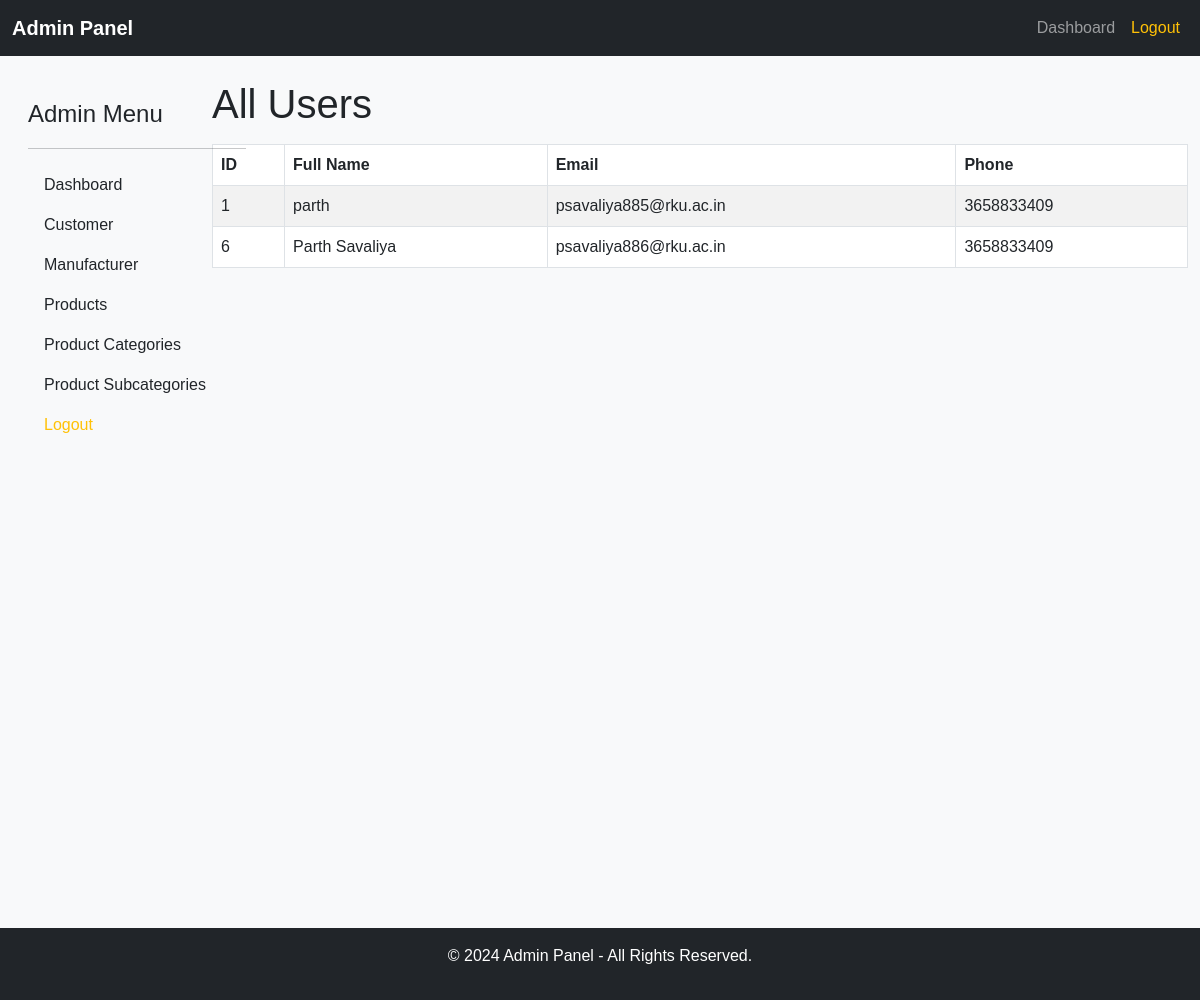
The page /admin_area/customer.php on the database as committed earlier.
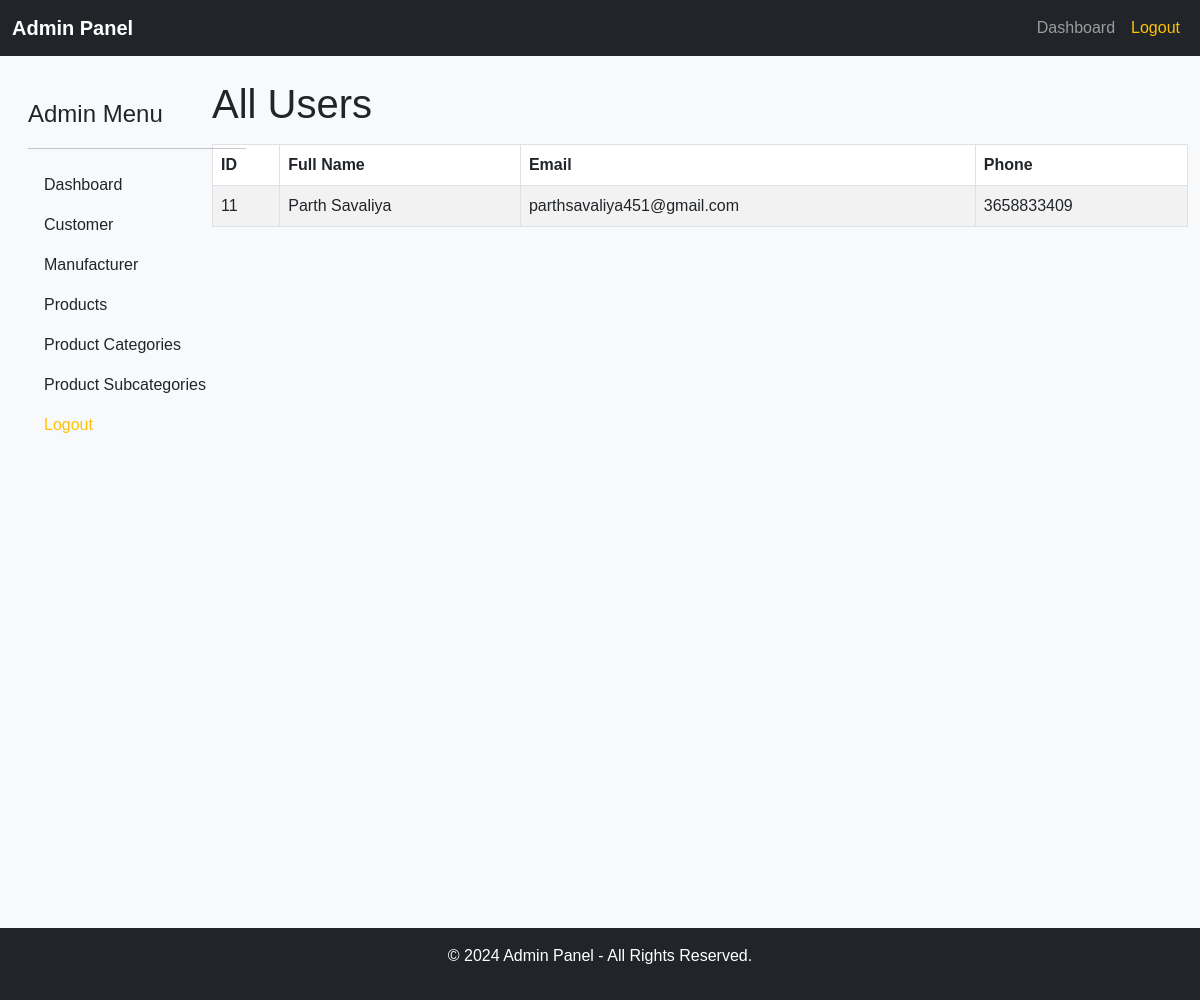
The same page on the database as committed later.
### tables this page shows
CREATE TABLE `users` (
  `id` int(11) UNSIGNED NOT NULL,
  `full_name` varchar(255) NOT NULL,
  `email` varchar(255) NOT NULL,
  `password` varchar(255) NOT NULL,
  `phone` varchar(15) NOT NULL,
  `created_at` timestamp NOT NULL DEFAULT current_timestamp()
);

### admin_area/customer.php (the view, shortened to what this page needs)
<?php
include("includes/header.php");
include('../includes/db.php');
$sql = "SELECT id, full_name, email, phone FROM users";
$result = $conn->query($sql);
?>
<div class="row">
    <div class="col-md-2">
        <?php include("includes/sidebar.php"); ?>
    </div>
    <div class="col-md-10">
        <h1>All Users</h1>
        <table class="table table-striped table-bordered mt-3">
            <thead>
                <tr>
                    <th>ID</th>
                    <th>Full Name</th>
                    <th>Email</th>
                    <th>Phone</th>
                </tr>
            </thead>
            <tbody>
                <?php
                if ($result->num_rows > 0) {
                    while ($row = $result->fetch_assoc()) {
                        echo "<tr>";
                        echo "<td>" . $row['id'] . "</td>";
                        echo "<td>" . $row['full_name'] . "</td>";
                        echo "<td>" . $row['email'] . "</td>";
                        echo "<td>" . $row['phone'] . "</td>";
                        echo "</tr>";
                    }
                } else {
                    echo "<tr><td colspan='4'>No users found</td></tr>";
                }
                ?>
            </tbody>
        </table>
    </div>
</div>
<?php
include("includes/footer.php");
?>

### admin_area/includes/header.php (shortened to what this page needs)
<!DOCTYPE html>
<html lang="en">
<head>
    <link href="https://cdn.jsdelivr.net/npm/bootstrap@5.3.0-alpha1/dist/css/bootstrap.min.css" rel="stylesheet">
    <link rel="stylesheet" href="css/admin_style.css">
</head>
<body>
    <nav class="navbar navbar-expand-lg navbar-dark bg-dark">
        <div class="container-fluid">
            <a class="navbar-brand" href="dashboard.php">Admin Panel</a>
            <div class="collapse navbar-collapse" id="navbarNav">
                <ul class="navbar-nav ms-auto">
                    <li class="nav-item">
                        <a class="nav-link" href="dashboard.php">Dashboard</a>
                    </li>
                    <li class="nav-item">
                        <a class="nav-link text-warning" href="logout.php">Logout</a>
                    </li>
                </ul>
            </div>
        </div>
    </nav>
    <div class="container-fluid mt-4">

### admin_area/includes/sidebar.php (shortened to what this page needs)
<div class="d-flex flex-column flex-shrink-0 p-3 bg-light" style="width: 250px; height: 100vh;">
    <a href="dashboard.php" class="d-flex align-items-center mb-3 mb-md-0 me-md-auto link-dark text-decoration-none">
        <span class="fs-4">Admin Menu</span>
    </a>
    <hr>
    <ul class="nav nav-pills flex-column mb-auto">
        <li class="nav-item">
            <a href="dashboard.php" class="nav-link link-dark">
                Dashboard
            </a>
        </li>
        <li>
            <a href="customer.php" class="nav-link link-dark">
                Customer
            </a>
        </li>
        <li>
            <a href="#" class="nav-link link-dark" onclick="toggleSubmenu('manufactureMenu')">
                Manufacturer
            </a>
        </li>
        <li>
            <a href="#" class="nav-link link-dark" onclick="toggleSubmenu('productMenu')">
                Products
            </a>
        </li>
        <li>
            <a href="#" class="nav-link link-dark" onclick="toggleSubmenu('categoryMenu')">
                Product Categories
            </a>
        </li>
        <li>
            <a href="#" class="nav-link link-dark" onclick="toggleSubmenu('subcategoryMenu')">
                Product Subcategories
            </a>
        </li>
        <li>
            <a href="logout.php" class="nav-link link-warning">
                Logout
            </a>
        </li>
    </ul>
</div>

### admin_area/includes/footer.php (shortened to what this page needs)
</div>
<footer class="bg-dark text-white text-center py-3 mt-5">
    <p>&copy; <?php echo date('Y'); ?> Admin Panel - All Rights Reserved.</p>
</footer>
</body>
</html>

### admin_area/css/admin_style.css (style rules this page uses)
body { font-family: 'Arial', sans-serif; background-color: #f8f9fa; }
.navbar { margin-bottom: 20px; }
.navbar-brand { font-weight: bold; }

Rows that differ between the two databases and show on the page:
removed users: id "1", full_name "parth", email "psavaliya885@rku.ac.in", phone "3658833409"
removed users: id "6", full_name "Parth Savaliya", email "psavaliya886@rku.ac.in", phone "3658833409"
added users: id "11", full_name "Parth Savaliya", email "parthsavaliya451@gmail.com", phone "3658833409"
